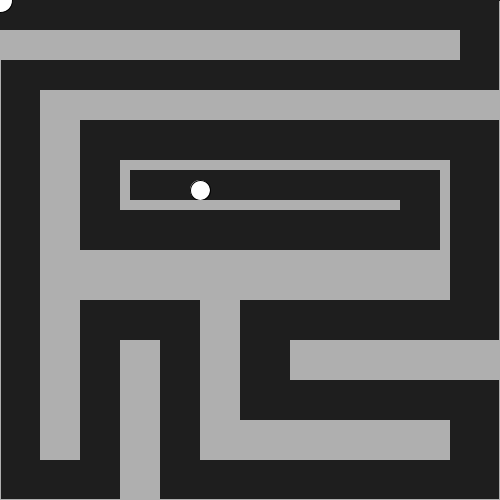
Frame 1 (no input)
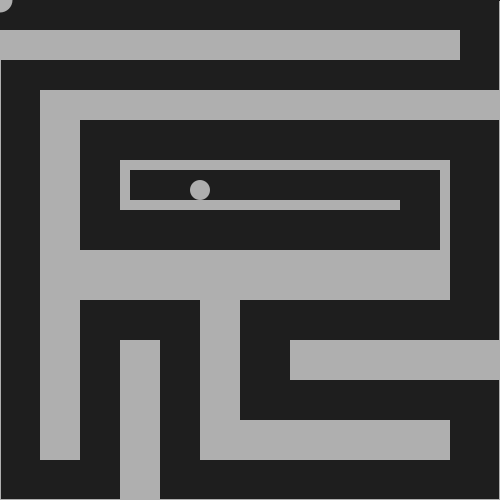
Frame 60 (the mouse pressed at the canvas centre just before this capture)
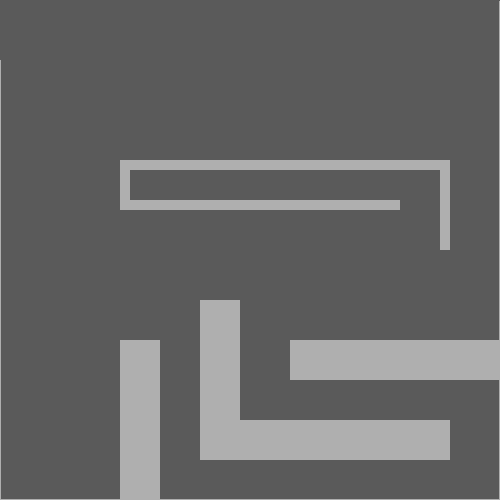
Frame 120 (the mouse held since frame 60 and released just before this capture)

The Processing sketch that drew these frames (run headless with seeded random() and noise(); from frame 60 on, the mouse is pressed at the canvas centre):

// Processing sketch: NMMidtermbetter
// ── NMMidtermbetter.pde
//Naomi Marshall
//Maze game (Mostly done, I may add more )(like make the health bar visible,
//then again, the health is kinda visible in the back so idk)
//Rules: Don't touch the walls too much and get to the ellipse in the center to win
//Also, the walls disappear when you touch them, I'm unsure of exactly why this happens


boolean button = false; //
int counter = 225; //"Health bar"
int ell = 25;
int oell = 20;
float g = 200;
float h = 190;
boolean win = false;

maze wall1; // Maze wall
maze wall2; // Maze wall
maze wall3; // Maze wall
maze wall4; // Maze wall
maze wall5; // Maze wall
maze wall6; // Maze wall
maze wall7; // Maze wall
maze wall8; // Maze wall
maze wall9; // Maze wall
maze wall10; // Maze wall
maze wall11; // Maze wall
maze wall12; // Maze wall
maze wall13; // Maze wall
maze wall14; // Maze wall
maze wall15; // Maze wall

void setup(){
  
  size(500, 500);
  // Initialize Objects
wall1 = new maze(0, 30, 460, 30); // 
wall2 = new maze(40, 90, 460, 30);
wall3 = new maze(40, 120, 40, 340);
wall4 = new maze(80, 250, 370, 50);
wall5 = new maze(120, 340, 40, 160);
wall6 = new maze(120, 160, 330, 10);
wall7 = new maze(200, 300, 40, 160);
wall8 = new maze(240, 420, 210, 40);
wall9 = new maze(290, 340, 210, 40);
wall10 = new maze(120, 200, 280, 10);
wall11 = new maze(120, 170, 10, 40);
wall12 = new maze(440, 170, 10, 80);
wall13 = new maze(1, 499, 499, 1);
wall14 = new maze(499, 1, 1, 499);
wall15 = new maze(0, 60, 1, 499);


}

void draw() {
  background(255 - counter);
  ellipse(mouseX,mouseY,ell,ell);
  ellipse(g,h,oell,oell);
  wall1.display();
  wall1.touchy();
  wall2.display();
  wall2.touchy();
  wall3.display();
  wall3.touchy();
  wall4.display();
  wall4.touchy();
  wall5.display();
  wall5.touchy();
  wall6.display();
  wall6.touchy();
  wall7.display();
  wall7.touchy();
  wall8.display();
  wall8.touchy();
  wall9.display();
  wall9.touchy();
  wall10.display();
  wall10.touchy();
  wall11.display();
  wall11.touchy();
  wall12.display();
  wall12.touchy();
  wall13.display();
  wall13.touchy();
  wall14.display();
  wall14.touchy();
  wall15.display();
  wall15.touchy();
  
  print (" ", mouseX,",",mouseY," ");

 
 if (mouseX > 190 && mouseX < 210 && mouseY > 180 && mouseY < 200) {
      
  // counter = 100;
   
   win = true;
      
 // button =false;
      
   
   fill(0,255,0); 
   rect(0, 0, 300, 300);
   
      print("YOU WIN!"); 
      background(0,255,0);
      
      //textFont(f, 16);
  fill(255); 
  textSize(50);
  textAlign(CENTER, CENTER);
  text("YOU WIN :D", width/2, height/2);
    }
}
  
  class maze { 
  // Variables, determines wall x,y,width and height
int x;
float y;
int w;
int h;
 // Constructor.
  maze(int Inx,float Iny,int Inw,int Inh) //Same as above
  { 
x = Inx;
y = Iny;
w = Inw;
h = Inh;
  }

  //Fuction shows walls
 void display() {
   if (win == false){
    noStroke();
    fill(175); 
    rect(x, y, w, h);
   } else if (win == true)
   {  
     fill(0,255,0); 
   rect(0, 0, 300, 300);
   
      print("Level Complete!"); 
      background(0,255,0);
      
      //textFont(f, 16);
  fill(255); 
  textSize(50);
  textAlign(CENTER, CENTER);
  text("YOU WIN :D", width/2, height/2);
}
  }
  
  //If touching walls health goes down, If depleted, game over
 void touchy(){
 if (win == false){
 if (mouseX+(12.5) > x && mouseX-(12.5) < x+w && mouseY+(12.5) > y && mouseY-(12.5) < y+h) {
  button = true;
    counter = counter-1;
    background(255 - counter); 
    
    
    
     if (counter <= 0){  // reset your counter
   counter = 0;
   print("GAME OVER"); 
   background(255,0,0);
   ell= 0;
   fill(255,0,0); 
   
  
     }
 
  } else {
   button = false;
    
    if (counter <= 0){  // reset your counter
   counter = 0;
   print(" GAME OVER "); 
   background(255,0,0);
   ell= 0;
   fill(255,0,0); 
   textSize(50);
   textAlign(CENTER, CENTER);
   text("You Lose", width/2, height/2);
   
     }
    else if (win == true){
    fill(0,255,0); 
   
    }
  }
 }
 }
 }
